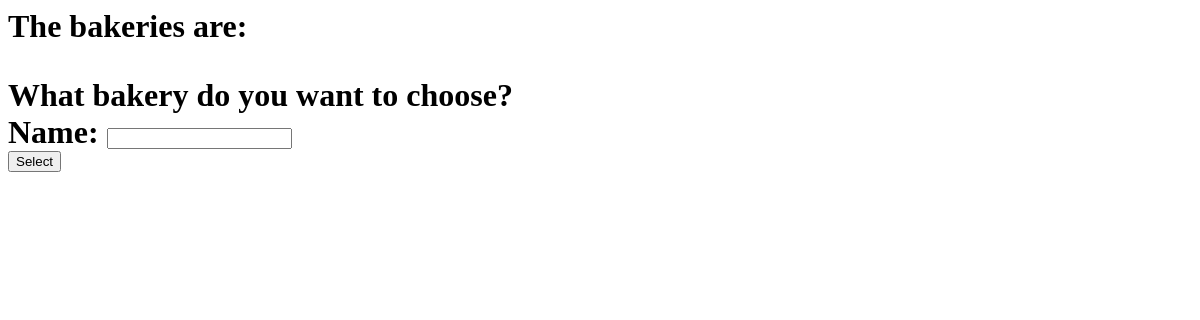
Before: /registration/SelectRole/Customer/bakery with the older database file.
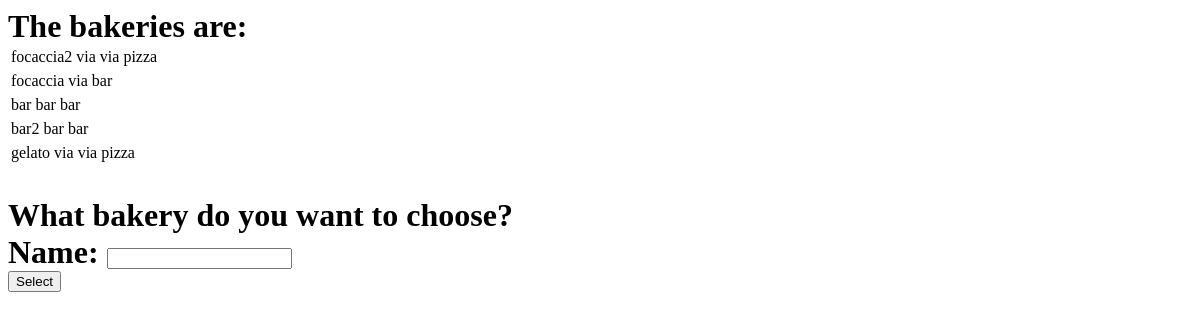
After: the same page with the newer database file.
### IqueueAP/models.py (models this page shows)
class Shop(models.Model):
    name = models.CharField(max_length=100)
    location = models.CharField(max_length=100)
    max_numb_clients = models.IntegerField()
    id_shop = models.CharField(max_length=50)
    address = models.CharField(max_length=200)
    category = models.CharField(max_length=100, default='0000000')

### IqueueAP/views.py (the view)
# urls.py: path('registration/SelectRole/Customer/bakery', Customer_bakery_view, name='Customer_bakery_view'),
def Customer_bakery_view(request):
    shop = Shop.objects.filter(category='bakery').values()
    return render(request, 'bakery.html', {'shop': shop})

### IqueueAP/templates/bakery.html (shortened to what this page needs)
<html>
<head>
</head>
<body>
  <h1>
    <p>
    The bakeries are:
    {% for shop in shop %}
        <table>
          <tr>
            <td>{{ shop.name }}</td>
            <td>{{ shop.location }}</td>
            <td>{{ shop.address }}</td>
          </tr>
        </table>
    {% endfor %}
    </p>
  </h1>
  <h1>
    <p>
    What bakery do you want to choose?
    <br>
     <label for="name">Name:</label>
     <input type="text" name="name" id="name">
     <br>
     <button onclick="window.location.href='/Booking/'"> Select</button>
     <br>
    </p>
  </h1>
</body>
</html>

Changed rows visible on the page:
added Shop: name "focaccia2", location "via", address "via pizza"
added Shop: name "focaccia", location "via", address "bar"
added Shop: name "bar", location "bar", address "bar"
added Shop: name "bar2", location "bar", address "bar"
added Shop: name "gelato", location "via", address "via pizza"
